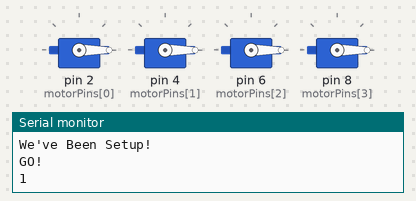
This sketch was run on a simulated Arduino Uno, built with avr-gcc and run on an emulated ATmega328P. On the bench: 4 × servo, the last lines printed to the serial monitor. At 23.4 s the program stops and its outputs stay as they are.

Above: at 10.05 s.
At 12.2 s:
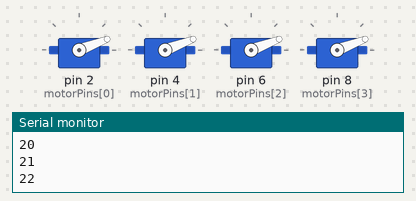
At 14.4 s:
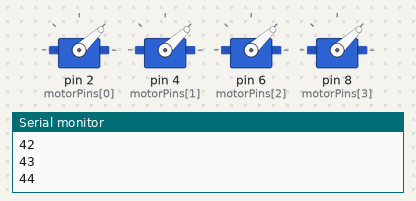
Timing chart, 0 to 15.7 s (numbered marks = the images above):
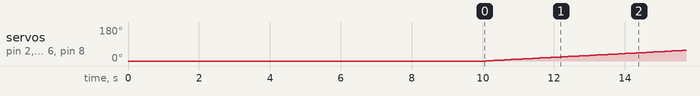

Measured:
- by itself, servo on pin 2 (motorPins[0]), servo on pin 4 (motorPins[1]), servo on pin 6 (motorPins[2]), servo on pin 8 (motorPins[3]): ramps from 0° to 70° and jumps back, once every 4.4 s

The sketch:

MotorPotTesting.ino
```cpp
#include <Servo.h>

Servo motors[4];
int motorPins[4] = {2, 4, 6, 8};
int count = 0;
int count2 = 0;

void setup()
{
  Serial.begin( 57600 );

  for( int i = 0; i < 4; i++ )
  {
    motors[i].attach( motorPins[i] );
    motors[i].write( 0 );
  }

  Serial.println( "We've Been Setup!" );
  delay( 10000 );
  Serial.println( "GO!" );
}

void loop()
{
  for( int i = 0; i < 4; i++ )
  {
     motors[i].write( count );
  }

  if( count < 70 )
  {
    count++;
    Serial.println( count );
  }

  count2++;

  if( count2 > 90 )
  {
     if( count2 > 94 )
     {
       Serial.println( "done" );

        for( int i = 0; i < 4; i++ )
        {
          motors[i].write( 0 );
        }

        while( true ) {}
     }
     else if( count2 > 92 )
     {
       Serial.println( "Straight to 70" );

       for( int i = 0; i < 4; i++ )
        {
          motors[i].write( count );
        }

        delay( 1000 );
     }
     else
     {
        Serial.println( "temp down" );

        for( int i = 0; i < 4; i++ )
        {
          motors[i].write( 0 );
        }

        delay( 1000 );
     }
  }

  delay( 100 );
}
```
